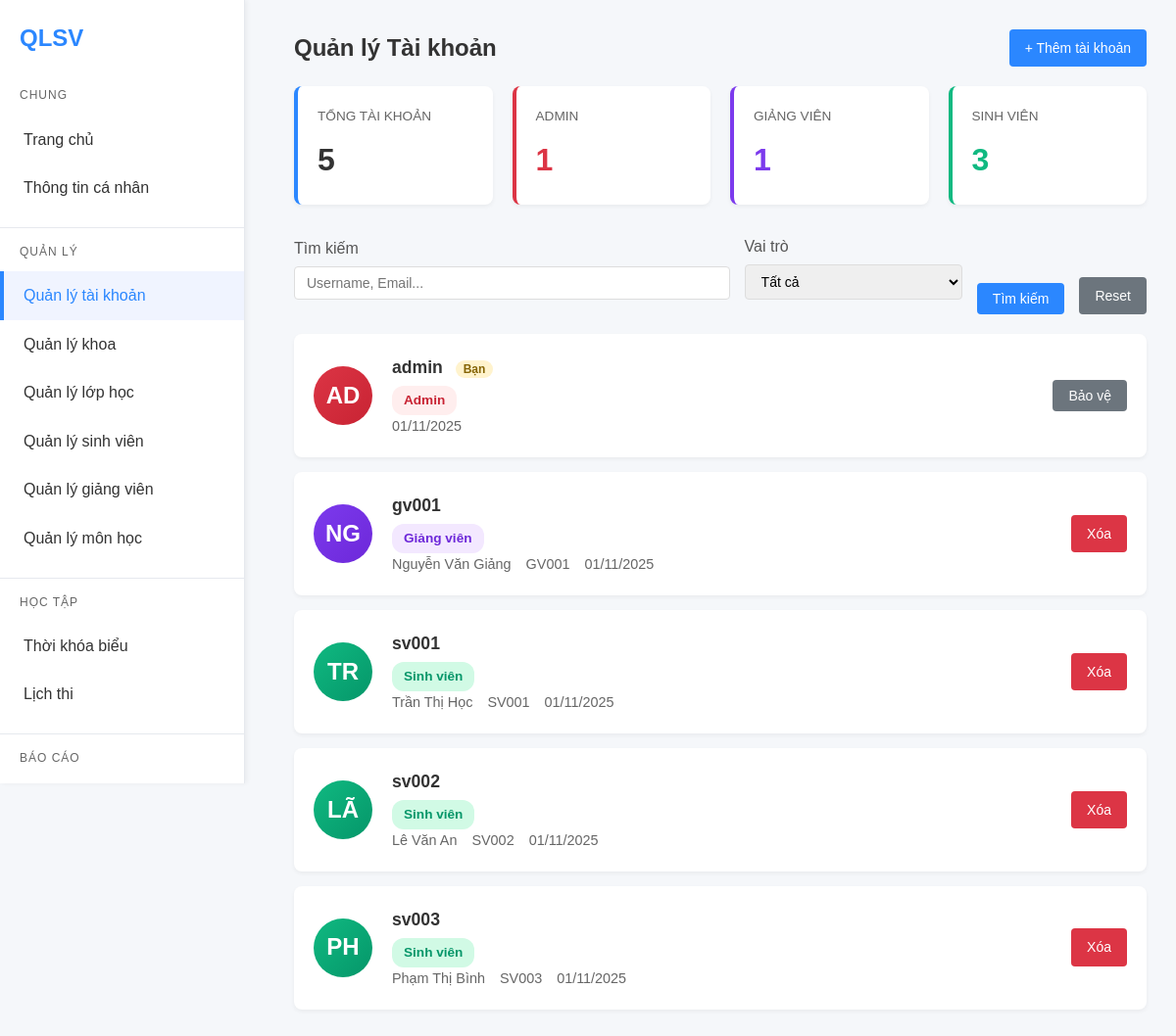
The page /account/list.php (signed in) on the database its author committed.
### tables this page shows
CREATE TABLE users (
    id INT AUTO_INCREMENT PRIMARY KEY,
    username VARCHAR(50) UNIQUE NOT NULL,
    password VARCHAR(255) NOT NULL,
    role ENUM('admin', 'teacher', 'student') NOT NULL,
    email VARCHAR(100),
    created_at TIMESTAMP DEFAULT CURRENT_TIMESTAMP
);

### account/list.php (the view, shortened to what this page needs)
<?php
require_once '../connect.php';
$search = $_GET['search'] ?? '';
$where_conditions = [];
$params = [];
$types = "";
$where_clause = !empty($where_conditions) ? "WHERE " . implode(" AND ", $where_conditions) : "";
$sql = "SELECT
    u.id,
    u.username,
    u.email,
    u.role,
    u.created_at,
    CASE
        WHEN u.role = 'student' THEN s.full_name
        WHEN u.role = 'teacher' THEN t.full_name
        ELSE NULL
    END as full_name,
    CASE
        WHEN u.role = 'student' THEN s.student_code
        WHEN u.role = 'teacher' THEN t.teacher_code
        ELSE NULL
    END as code
FROM users u
LEFT JOIN students s ON u.id = s.user_id
LEFT JOIN teachers t ON u.id = t.user_id
$where_clause
ORDER BY u.created_at DESC";
if (!empty($params)) {
    $stmt = mysqli_prepare($connection, $sql);
    mysqli_stmt_bind_param($stmt, $types, ...$params);
    mysqli_stmt_execute($stmt);
    $accounts = mysqli_stmt_get_result($stmt);
} else {
    $accounts = mysqli_query($connection, $sql);
}
$stats = [];
$role_stats_query = "SELECT
    role,
    COUNT(*) as count
FROM users
GROUP BY role";
$result = mysqli_query($connection, $role_stats_query);
while ($row = mysqli_fetch_assoc($result)) {
    $stats[$row['role']] = $row['count'];
}
$total_accounts = array_sum($stats);
?>
<!DOCTYPE html>
<html lang="vi">
<head>
    <link rel="stylesheet" href="../css/chung.css?v=3">
</head>
<body>
    <div class="sidebar">
        <div class="brand">QLSV</div>
        <div class="nav-section">
            <div class="nav-header">Chung</div>
            <a href="../dashboard.php">Trang chủ</a>
            <a href="../profile.php">Thông tin cá nhân</a>
        </div>
        <div class="nav-section">
            <div class="nav-header">Quản lý</div>
            <a href="list.php" class="active">Quản lý tài khoản</a>
            <a href="../department/list.php">Quản lý khoa</a>
            <a href="../classes/list.php">Quản lý lớp học</a>
            <a href="../student/list.php">Quản lý sinh viên</a>
            <a href="../teacher/list.php">Quản lý giảng viên</a>
            <a href="../subject/list.php">Quản lý môn học</a>
        </div>
        <div class="nav-section">
            <div class="nav-header">Học tập</div>
            <a href="../schedule/index.php">Thời khóa biểu</a>
            <a href="../schedule/lichthi.php">Lịch thi</a>
        </div>
        <div class="nav-section">
            <div class="nav-header">Báo cáo</div>
            <a href="../reports/students.php">Thống kê sinh viên</a>
        </div>
    </div>
    <div class="main">
        <div class="actions">
            <h1> Quản lý Tài khoản</h1>
            <a href="form.php" class="btn btn-primary">+ Thêm tài khoản</a>
        </div>
        <div class="stats-row">
            <div class="stat-card">
                <div class="stat-label">Tổng tài khoản</div>
                <div class="stat-value"><?php echo $total_accounts; ?></div>
            </div>
            <div class="stat-card admin">
                <div class="stat-label">Admin</div>
                <div class="stat-value" style="color: #dc3545;">
                    <?php echo $stats['admin'] ?? 0; ?>
                </div>
            </div>
            <div class="stat-card teacher">
                <div class="stat-label">Giảng viên</div>
                <div class="stat-value" style="color: #7c3aed;">
                    <?php echo $stats['teacher'] ?? 0; ?>
                </div>
            </div>
            <div class="stat-card student">
                <div class="stat-label">Sinh viên</div>
                <div class="stat-value" style="color: #10b981;">
                    <?php echo $stats['student'] ?? 0; ?>
                </div>
            </div>
        </div>
        <div class="filter-bar">
            <form method="get" action="list.php" style="display: flex; gap: 15px; align-items: flex-end;">
                <div class="form-group" style="flex: 2;">
                    <label>Tìm kiếm</label>
                    <input type="text" name="search" placeholder="Username, Email..."
                           value="<?php echo htmlspecialchars($search); ?>">
                </div>
                <div class="form-group" style="flex: 1;">
                    <label>Vai trò</label>
                    <select name="role">
                        <option value="">Tất cả</option>
                    </select>
                </div>
                <button type="submit" class="btn btn-primary">Tìm kiếm</button>
                <a href="list.php" class="btn btn-secondary">Reset</a>
            </form>
        </div>
        <div style="margin-top: 20px;">
            <?php if (mysqli_num_rows($accounts) > 0): ?>
                <?php while ($account = mysqli_fetch_assoc($accounts)):
                    $avatar_class = 'avatar-' . $account['role'];
                    $role_class = 'role-' . $account['role'];
                    $role_name = [
                        'admin' => ' Admin',
                        'teacher' => ' Giảng viên',
                        'student' => ' Sinh viên'
                    ][$account['role']];
                    $initial = $account['full_name']
                        ? strtoupper(substr($account['full_name'], 0, 2))
                        : strtoupper(substr($account['username'], 0, 2));
                ?>
                <div class="account-card">
                    <div class="account-info">
                        <div class="account-avatar <?php echo $avatar_class; ?>">
                            <?php echo $initial; ?>
                        </div>
                        <div class="account-details">
                            <div class="account-username">
                                <?php echo htmlspecialchars($account['username']); ?>
                                <?php if ($account['id'] == $_SESSION['user_id']): ?>
                                <span style="background: #fff3cd; color: #856404; padding: 2px 8px; border-radius: 10px; font-size: 0.75rem; margin-left: 8px;">Bạn</span>
                                <?php endif; ?>
                            </div>
                            <div>
                                <span class="role-badge <?php echo $role_class; ?>">
                                    <?php echo $role_name; ?>
                                </span>
                            </div>
                            <div class="account-meta">
                                <?php if ($account['full_name']): ?>
                                <span> <?php echo htmlspecialchars($account['full_name']); ?></span>
                                <?php endif; ?>
                                <?php if ($account['code']): ?>
                                <span> <?php echo htmlspecialchars($account['code']); ?></span>
                                <?php endif; ?>
                                <span> <?php echo date('d/m/Y', strtotime($account['created_at'])); ?></span>
                            </div>
                        </div>
                    </div>
                    <div class="account-actions">
                        <?php if ($account['id'] != $_SESSION['user_id']): ?>
                        <a href="delete.php?id=<?php echo $account['id']; ?>"
                           class="btn btn-danger"
                           onclick="return confirm('Bạn có chắc muốn xóa tài khoản này?\n\nLưu ý: Nếu là tài khoản sinh viên/giảng viên, dữ liệu liên quan sẽ không bị xóa.')">
                             Xóa
                        </a>
                        <?php else: ?>
                        <button class="btn btn-secondary" disabled title="Không thể xóa chính mình">
                             Bảo vệ
                        </button>
                        <?php endif; ?>
                    </div>
                </div>
                <?php endwhile; ?>
            <?php endif; ?>
        </div>
    </div>
</body>
</html>

### css/chung.css (style rules this page uses)
* { margin: 0; padding: 0; box-sizing: border-box; }
body { font-family: Arial, Helvetica, sans-serif; background: #f5f7fa; line-height: 1.6; color: #333; min-height: 100vh; }
.sidebar { position: fixed !important; left: 0; top: 0; width: 250px !important; height: 100vh !important; background: #fff; border-right: 1px solid #e6e9ee; padding-top: 20px; z-index: 1000; overflow-y: auto; box-shadow: 2px 0 5px rgba(0,0,0,0.05); }
.main { margin-left: 270px !important; padding: 30px; min-height: 100vh; }
.brand { font-weight: bold !important; padding: 0 20px 20px !important; color: #2b87ff !important; font-size: 24px !important; }
.sidebar a { display: block !important; padding: 12px 20px !important; color: #333 !important; text-decoration: none !important; border-left: 4px solid transparent !important; transition: all 0.3s ease !important; }
.sidebar a:hover, .sidebar a.active { background: #f0f4ff !important; border-left-color: #2b87ff !important; color: #2b87ff !important; }
.actions { display: flex; justify-content: space-between; align-items: center; margin-bottom: 20px; flex-wrap: wrap; gap: 15px; }
.actions h1 { margin: 0; }
.nav-section { margin-bottom: 15px; border-bottom: 1px solid #e6e9ee; padding-bottom: 15px; }
.nav-header { padding: 0 20px; color: #666; font-size: 12px; text-transform: uppercase; letter-spacing: 1px; margin: 10px 0; }
h1 { color: #333; margin-bottom: 20px; font-size: 24px; }
.form-group { margin-bottom: 15px; }
.form-group label { display: block; margin-bottom: 5px; color: #555; font-weight: 500; }
input[type="text"], input[type="password"], input[type="email"], input[type="number"], input[type="date"], select, textarea { width: 100%; padding: 8px 12px; border: 1px solid #ddd; border-radius: 4px; font-size: 14px; transition: border-color 0.3s ease; }
.btn { display: inline-block; padding: 8px 16px; border: none; border-radius: 4px; cursor: pointer; font-size: 14px; font-weight: 500; text-decoration: none; transition: background-color 0.3s ease; }
.btn-primary { background: #2b87ff; color: white; }
.btn-secondary { background: #6c757d; color: white; }
.btn-danger { background: #dc3545; color: white; }

### account/list.php (style rules this page uses)
.stats-row { display: grid; grid-template-columns: repeat(auto-fit, minmax(200px, 1fr)); gap: 20px; margin-bottom: 30px; }
.stat-card { background: white; padding: 20px; border-radius: 8px; box-shadow: 0 2px 4px rgba(0,0,0,0.05); border-left: 4px solid #2b87ff; }
.stat-card.admin { border-left-color: #dc3545; }
.stat-card.teacher { border-left-color: #7c3aed; }
.stat-card.student { border-left-color: #10b981; }
.stat-label { font-size: 0.85rem; color: #666; margin-bottom: 8px; text-transform: uppercase; }
.stat-value { font-size: 2rem; font-weight: bold; color: #333; }
.account-card { background: white; border-radius: 8px; padding: 20px; margin-bottom: 15px; box-shadow: 0 2px 4px rgba(0,0,0,0.05); display: flex; justify-content: space-between; align-items: center; transition: all 0.3s; }
.account-info { flex: 1; display: flex; gap: 20px; align-items: center; }
.account-avatar { width: 60px; height: 60px; border-radius: 50%; display: flex; align-items: center; justify-content: center; color: white; font-size: 1.5rem; font-weight: bold; }
.avatar-admin { background: linear-gradient(135deg, #dc3545 0%, #c82333 100%); }
.avatar-teacher { background: linear-gradient(135deg, #7c3aed 0%, #6d28d9 100%); }
.avatar-student { background: linear-gradient(135deg, #10b981 0%, #059669 100%); }
.account-details { flex: 1; }
.account-username { font-size: 1.1rem; font-weight: 600; color: #333; margin-bottom: 5px; }
.account-meta { font-size: 0.9rem; color: #666; display: flex; gap: 15px; flex-wrap: wrap; }
.role-badge { display: inline-block; padding: 4px 12px; border-radius: 12px; font-size: 0.85rem; font-weight: 600; }
.role-admin { background: #fee; color: #c82333; }
.role-teacher { background: #f3e8ff; color: #6d28d9; }
.role-student { background: #d1fae5; color: #059669; }
.account-actions { display: flex; gap: 10px; }

### rows shown on the page
users: initial "AD", username "admin", shows "Bạn", role "Admin", created_at "01/11/2025", shows "Bảo vệ"
users: initial "NG", username "gv001", role "Giảng viên", full_name "Nguyễn Văn Giảng", code "GV001", created_at "01/11/2025"
users: initial "TR", username "sv001", role "Sinh viên", full_name "Trần Thị Học", code "SV001", created_at "01/11/2025"
users: initial "LÃ", username "sv002", role "Sinh viên", full_name "Lê Văn An", code "SV002", created_at "01/11/2025"
users: initial "PH", username "sv003", role "Sinh viên", full_name "Phạm Thị Bình", code "SV003", created_at "01/11/2025"

### other values the page prints
$total_accounts "5"
$stats['admin'] "1"
$stats['teacher'] "1"
$stats['student'] "3"
